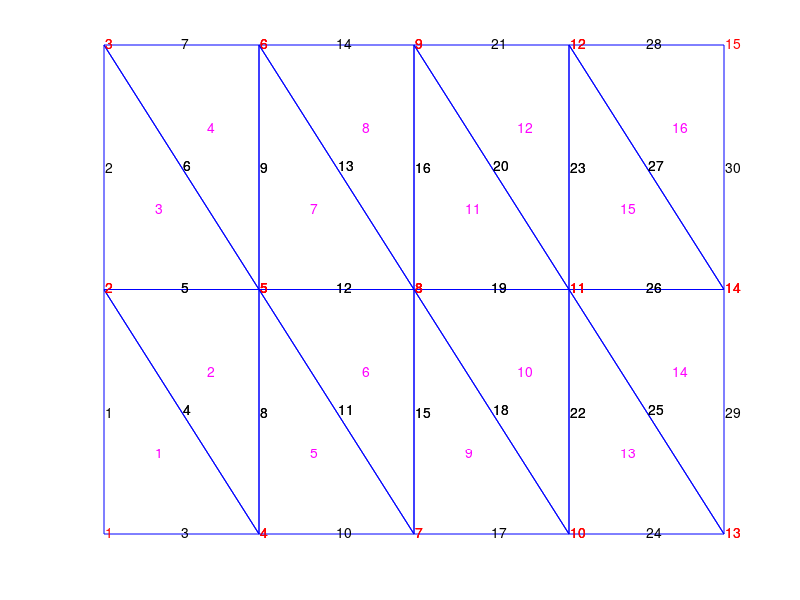

Write MATLAB code to recreate this figure.
clear; clc;
xl = 0; xr = 2; yb = 0; yt = 1; xbar = 1;
Nx = 4; Ny = 2;
hx = (xr-xl)/Nx; hy = (yt-yb)/Ny;
ne = 2*Nx*Ny; % number of elements

% generate P matrix (保存节点的坐标)
P = zeros(2,(Nx+1)*(Ny+1)); 
for i = 1:Nx+1
    for j = 1:Ny+1
        id = (i-1)*(Ny+1)+j;  % 全局编号
        xi = xl + (i-1)*hx;   % 当前编号的横坐标
        yj = yb + (j-1)*hy;   % 当前坐标的纵坐标
        P(1,id) = xi;
        P(2,id) = yj;
    end
end

% generate T matrix (局部单元的全局编号)
T = zeros(3,ne);
for i = 1:Nx
    for j = 1:Ny
        n1 = (i-1)*2*Ny + 2*j-1; %当前行列对应的单元
        n2 = n1 + 1;
        rn1_1 = i;   cn1_1 = j;   % 第n1个单元1号点所在的行和列
        rn1_2 = i+1; cn1_2 = j;   % 第n1个单元2号点所在的行和列
        rn1_3 = i;   cn1_3 = j+1; % 第n1个单元3号点所在的行和列
        jn1_1 = (i-1)*(Ny+1)+j;    % 第n1个单元1号点所对应的全局编号
        jn1_2 = (i)*(Ny+1)+j; 
        jn1_3 = (i-1)*(Ny+1)+j+1; 
        T(1,n1) = jn1_1; T(2,n1) = jn1_2; T(3,n1) = jn1_3;
        rn2_1 = i+1;     rn2_1 = j+1;
        rn2_2 = i;       rn2_2 = j+1;
        rn2_3 = i+1;     rn2_3 = j;
        jn2_1 = (i)*(Ny+1)+j+1;
        jn2_2 = (i-1)*(Ny+1)+j+1;
        jn2_3 = (i)*(Ny+1)+j;
        T(1,n2) = jn2_1; T(2,n2) = jn2_2; T(3,n2) = jn2_3;
    end
end

for i = 1:Nx
    for j = 1:Ny
        n1 = (i-1)*2*Ny + 2*j-1;
        n2 = n1+1;
        E(1,n1) = i*Ny + (i-1)*(2*Ny+1) + (j-1)*2 + 1 + 1;
        E(2,n1) = (i-1)*Ny + (i-1)*(2*Ny+1) + j;
        E(3,n1) = i*Ny + (i-1)*(2*Ny+1) + (j-1)*2 + 1;
        E(1,n2) = E(1,n1);
        E(2,n2) = i*Ny + i*(2*Ny+1) + j;
        E(3,n2) = E(1,n2) + 1;
    end
end

for n = 1:ne
    x1 = P(1,T(1,n)); % 当前单元1号节点的横坐标
    y1 = P(2,T(1,n));
    x2 = P(1,T(2,n)); % 当前单元2号节点的横坐标
    y2 = P(2,T(2,n));
    x3 = P(1,T(3,n));
    y3 = P(2,T(3,n)); % 当前单元3号节点的横坐标
    plot([x1 x2 x3 x1],[y1 y2 y3 y1],'b')
    hold on
    text(x1+hx/100,y1+hy/100,num2str(T(1,n)),'color','r');  % 顶点编号
    text(x2+hx/100,y2+hy/100,num2str(T(2,n)),'color','r');
    text(x3+hx/100,y3+hy/100,num2str(T(3,n)),'color','r');
    if mod(n,2) == 1
        text(x2-hx/2+hx/100,y2+hy/2+hy/100,num2str(E(1,n)),'color','k');  % 边的编号
        text(x3+hx/100,y3-hy/2,num2str(E(2,n)),'color','k');
        text(x1+hx/2,y1+hy/100,num2str(E(3,n)),'color','k');
    else
        text(x2+hx/2+hx/100,y2-hy/2+hy/100,num2str(E(1,n)),'color','k');
        text(x3+hx/100,y3+hy/2,num2str(E(2,n)),'color','k');
        text(x1-hx/2,y1+hy/100,num2str(E(3,n)),'color','k');
    end
    text((x1+x2+x3)/3,(y1+y2+y3)/3,num2str(n),'color','m');  % 单元的编号
end
axis off
        
    